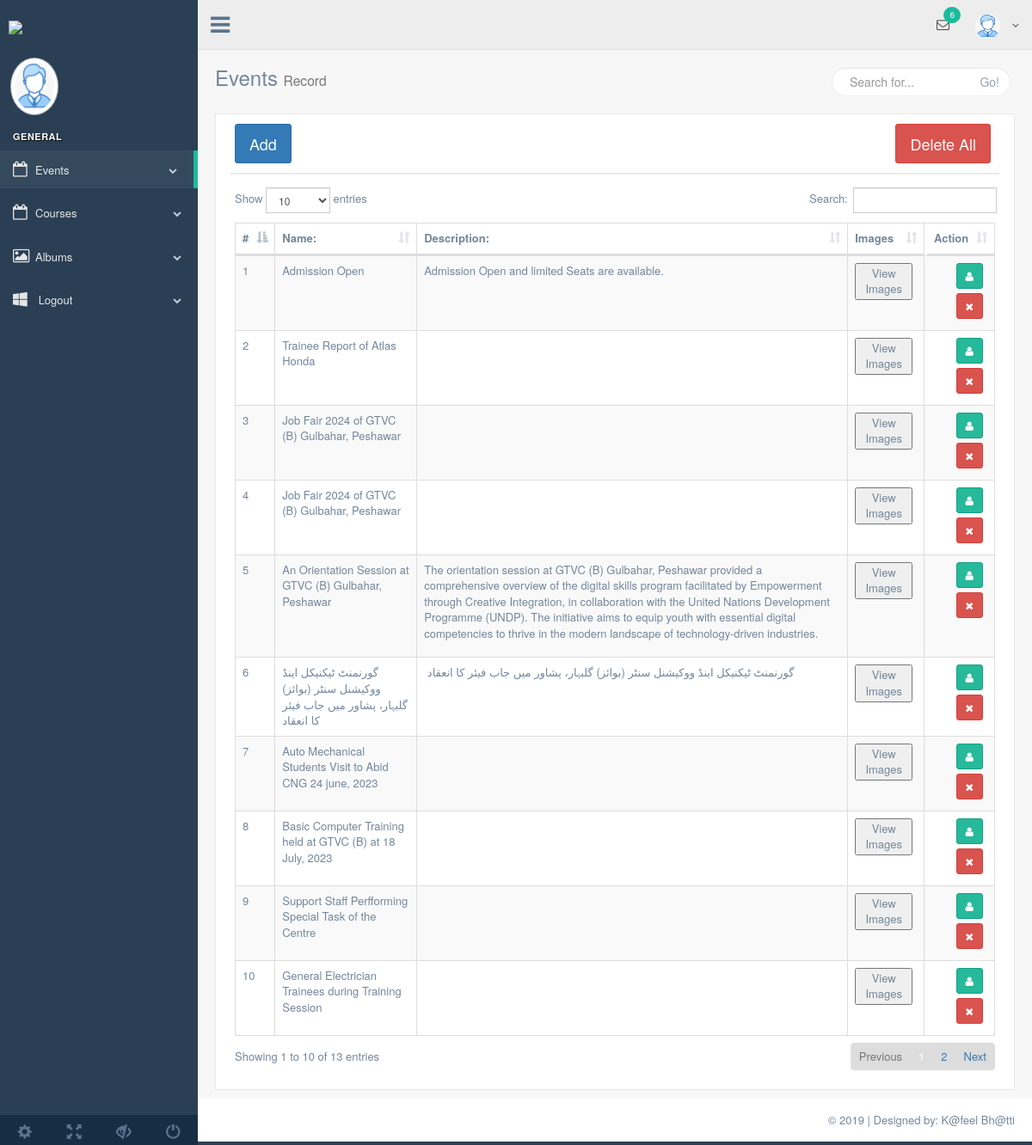
Screenshot of /events.php with the database file from the repository.
### tables this page shows
CREATE TABLE `events` (
  `id` int NOT NULL,
  `name` varchar(255) NOT NULL,
  `description` longtext NOT NULL,
  `status` int NOT NULL DEFAULT '1',
  `created_at` timestamp NOT NULL DEFAULT CURRENT_TIMESTAMP ON UPDATE CURRENT_TIMESTAMP
);

### events.php (the view, shortened to what this page needs)
<?php
require_once('process/conn.php');
$query="select * from events
        where events.status = 1";
			$excute=mysqli_query($conn, $query);
			?>
<!DOCTYPE html>
<html lang="en">
<head>
    <link href="vendors/bootstrap/dist/css/bootstrap.min.css" rel="stylesheet">
    <link href="vendors/font-awesome/css/font-awesome.min.css" rel="stylesheet">
    <link href="vendors/nprogress/nprogress.css" rel="stylesheet">
    <link href="vendors/iCheck/skins/flat/green.css" rel="stylesheet">
    <link href="vendors/datatables.net-bs/css/dataTables.bootstrap.min.css" rel="stylesheet">
    <link href="vendors/datatables.net-buttons-bs/css/buttons.bootstrap.min.css" rel="stylesheet">
    <link href="vendors/datatables.net-fixedheader-bs/css/fixedHeader.bootstrap.min.css" rel="stylesheet">
    <link href="vendors/datatables.net-responsive-bs/css/responsive.bootstrap.min.css" rel="stylesheet">
    <link href="vendors/datatables.net-scroller-bs/css/scroller.bootstrap.min.css" rel="stylesheet">
    <link href="build/css/custom.css" rel="stylesheet">
</head>
<body class="nav-md">
<div class="container body">
    <div class="main_container">
        <?php require_once 'inc/sidebar.php';?>
        <?php require_once 'inc/header.php';?>
        <div class="right_col" role="main">
            <div class="">
                <div class="page-title">
                    <div class="title_left">
                        <h3>Events <small>Record</small></h3>
                    </div>
                    <div class="title_right">
                        <div class="col-md-5 col-sm-5 col-xs-12 form-group pull-right top_search">
                            <div class="input-group">
                                <input type="text" class="form-control" placeholder="Search for...">
                                <span class="input-group-btn">
                      <button class="btn btn-default" type="button">Go!</button>
                    </span>
                            </div>
                        </div>
                    </div>
                </div>
                <div class="clearfix"></div>
                <div class="row">
                    <div class="col-md-12 col-sm-12 col-xs-12">
                        <div class="x_panel">
                            <div class="x_title">
                                <button type="button" class="btn btn-primary btn-lg" data-toggle="modal"
                                        data-target="#exampleModal" data-whatever="@mdo">Add </button>
                                <a href="process/event_delete.php?all"> <button class="btn btn-danger btn-lg" style="float: right">Delete All</button></a>
                            </div>
                            <div class="x_content">
                                <table id="datatable" class="table table-striped table-bordered">
                                    <thead>
                                    <tr>
										<th>#</th>
                                        <th>Name:</th>
                                        <th>Description:</th>
                                        <th>Images</th>
                                        <th style="float: right">Action</th>
                                    </tr>
                                    </thead>
                                    <tbody>
									<?php
										$i=1; while($record=mysqli_fetch_array($excute)){
										?>
                                    <tr>
                                        <td><?php echo $i; ?></td>
										<td><?php echo $record['name']; ?></td>
										<td><?php echo $record['description']; ?></td>
                                        <td><button data-toggle="modal" data-target="#imageModal<?php echo $record['id']; ?>">View Images</button></td>
                                        <td class="text-right">
							<a href="edit_events.php?edit=<?php echo $record['id']; ?>">
                          <button type="button" rel="tooltip" class="btn btn-success btn-icon btn-sm ">
                            <i class="fa fa-user"></i>
                          </button>
                        </a>
                          <a href="process/event_delete.php?dlt=<?php echo $record['id']; ?>">
										<button type="button" rel="tooltip" class="btn btn-danger btn-icon btn-sm ">
                            <i class="fa fa-times"></i>
                          </button>
										</a>
                        </td>
                                    </tr>
										<?php $i++; } ?>
                                    </tbody>
                                </table>
                            </div>
                        </div>
                    </div>
                </div>
            </div>
        </div>
        <?php require_once 'inc/footer.php';?>
    </div>
</div>
</body>
</html>

### inc/sidebar.php (shortened to what this page needs)
<div class="col-md-3 left_col">
    <div class="left_col scroll-view">
        <div class="navbar nav_title" style="border: 0;">
            <a href="home.php" class="site_title"><img src="images/logo.png"><span></span></a>
        </div>
        <div class="profile clearfix">
            <div class="profile_pic">
                <img src="images/profile.png" alt="..." class="img-circle profile_img">
            </div>
            <div class="profile_info">
            </div>
        </div>
        <br />
        <div id="sidebar-menu" class="main_menu_side hidden-print main_menu">
            <div class="menu_section">
                <h3>General</h3>
                <ul class="nav side-menu">
                    <li><a href="events.php"><i class="fa fa-calendar-o"></i>Events<span class="fa fa-chevron-down"></span></a>
                    </li>
                    <li><a href="courses.php"><i class="fa fa-calendar-o"></i>Courses<span class="fa fa-chevron-down"></span></a>
                    </li>
                    <li><a href="albums.php"><i class="fa fa-image"></i>Albums<span class="fa fa-chevron-down"></span></a>
                    </li>
                    <li><a href="logout.php"><i class="fa fa-windows"></i> Logout <span class="fa fa-chevron-down"></span></a>
                </ul>
            </div>
        </div>
        <div class="sidebar-footer hidden-small">
            <a data-toggle="tooltip" data-placement="top" title="Settings">
                <span class="glyphicon glyphicon-cog" aria-hidden="true"></span>
            </a>
            <a data-toggle="tooltip" data-placement="top" title="FullScreen">
                <span class="glyphicon glyphicon-fullscreen" aria-hidden="true"></span>
            </a>
            <a data-toggle="tooltip" data-placement="top" title="Lock">
                <span class="glyphicon glyphicon-eye-close" aria-hidden="true"></span>
            </a>
            <a data-toggle="tooltip" data-placement="top" title="Logout" href="login.html">
                <span class="glyphicon glyphicon-off" aria-hidden="true"></span>
            </a>
        </div>
    </div>
</div>

### inc/header.php (shortened to what this page needs)
<div class="top_nav">
	<div class="nav_menu">
		<nav>
			<div class="nav toggle">
				<a id="menu_toggle"><i class="fa fa-bars"></i></a>
			</div>
			<ul class="nav navbar-nav navbar-right">
				<li class="">
					<a href="javascript:;" class="user-profile dropdown-toggle" data-toggle="dropdown" aria-expanded="false">
                        <img src="images/profile.png" alt=""><?php print @$_SESSION['admin_name']; ?>
                        <span class=" fa fa-angle-down"></span>
                    </a>
				</li>
				<li role="presentation" class="dropdown">
					<a href="javascript:;" class="dropdown-toggle info-number" data-toggle="dropdown" aria-expanded="false">
                        <i class="fa fa-envelope-o"></i>
                        <span class="badge bg-green">6</span>
                    </a>
				</li>
			</ul>
		</nav>
	</div>
</div>

### inc/footer.php
<footer>
    <div class="pull-right">
        © 2019 | Designed by: K@feel Bh@tti
    </div>
    <div class="clearfix"></div>
</footer>

### rows the page displays
events: name "Admission Open", description "Admission Open and limited Seats are available."
events: name "Trainee Report of Atlas Honda"
events: name "Job Fair 2024 of GTVC (B) Gulbahar, Peshawar"
events: name "Job Fair 2024 of GTVC (B) Gulbahar, Peshawar"
events: name "An Orientation Session at GTVC (B) Gulbahar, Peshawar", description "The orientation session at GTVC (B) Gulbahar, Peshawar provided a comprehensive overview of the digital skills program facilitated by Empowerment through Creative Integration, in collaboration with the United Nations Development Programme (UNDP). The initiative aims to equip youth with essential digital competencies to thrive in the modern landscape of technology-driven industries."
events: name "گورنمنٹ ٹیکنیکل اینڈ ووکیشنل سنٹر (بوائز) گلبہار، پشاور میں جاب فیئر کا انعقاد"
events: name "Auto Mechanical Students Visit to Abid CNG 24 june, 2023"
events: name "Basic Computer Training held at GTVC (B) at 18 July, 2023"
events: name "Support Staff Perfforming Special Task of the Centre"
events: name "General Electrician Trainees during Training Session"
